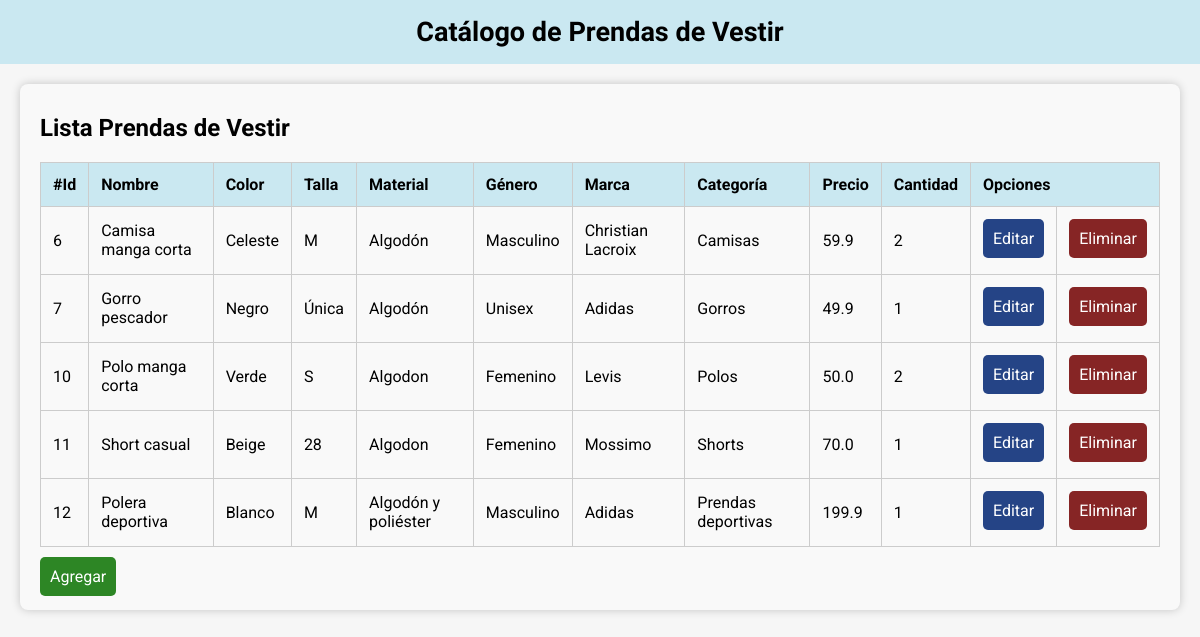
The page / on the database its author committed.
### app/models.py (models this page shows)
class Prenda(models.Model):
    nombre = models.CharField(max_length=50)
    color = models.CharField(max_length=20)
    talla = models.CharField(max_length=20)
    material = models.CharField(max_length=20)
    genero = models.CharField(max_length=20)
    marca = models.CharField(max_length=50)
    categoria = models.CharField(max_length=50)
    precio = models.FloatField()
    cantidad = models.IntegerField()
    class Meta:
        db_table = "prenda"

### app/views.py (the view)
# urls.py: path('', views.listar, name='listar'),
def listar(request):
    prendas = Prenda.objects.all()
    contexto = {'prendas': prendas}
    return render(request, 'listar.html', contexto)

### app/templates/listar.html (shortened to what this page needs)
{% extends 'index.html' %}
{% block principal %}
<div class="prenda-container">
    <h2>Lista Prendas de Vestir</h2>
    <table class="prenda-table">
        <thead>
            <tr>
                <td>#Id</td>
                <td>Nombre</td>
                <td>Color</td>
                <td>Talla</td>
                <td>Material</td>
                <td>Género</td>
                <td>Marca</td>
                <td>Categoría</td>
                <td>Precio</td>
                <td>Cantidad</td>
                <th colspan="2">Opciones</th>
            </tr>
        </thead>
        <tbody>
            {% for prenda in prendas %}
                <tr>
                    <td>{{ prenda.id }}</td>
                    <td>{{ prenda.nombre }}</td>
                    <td>{{ prenda.color }}</td>
                    <td>{{ prenda.talla }}</td>
                    <td>{{ prenda.material }}</td>
                    <td>{{ prenda.genero }}</td>
                    <td>{{ prenda.marca }}</td>
                    <td>{{ prenda.categoria }}</td>
                    <td>{{ prenda.precio }}</td>
                    <td>{{ prenda.cantidad }}</td>
                    <td><a href="editar/{{ prenda.id }}" class="btn btn-editar">Editar</a></td>
                    <td><a href="eliminar/{{ prenda.id }}" onclick="return confirm('¿Está seguro que quiere eliminar esta prenda de vestir?')"
                            class="btn btn-eliminar">Eliminar</a></td>
                </tr>
            {% endfor %}
        </tbody>
    </table>
    <a href="{% url 'agregar' %}" class="btn btn-agregar">Agregar</a>
</div>
{% endblock %}

### app/templates/index.html (shortened to what this page needs)
{% load static %}
<!DOCTYPE html>
<html lang="en">
<head>
    <link rel="stylesheet" href="{% static '/styles/style.css' %}">
</head>
<body>
    <nav>
        <h1>Catálogo de Prendas de Vestir</h1>
    </nav>
    <div class="container">
        {% block principal %}
        {% endblock %}
    </div>
</body>
</html>

### app/static/styles/style.css (style rules this page uses)
body { margin: 0px; background-color: #f6f6f6; }
nav { display: flex; align-items: center; justify-content: center; background-color: rgb(202, 232, 241); height: 4rem; width: 100%; font-family: "Lemon", serif; font-size: 18px; }
nav h1 { text-align: center; margin: 0px; }
.container { display: flex; justify-content: center; font-family: "Roboto", sans-serif; }
.prenda-container { margin: 20px; padding: 10px 20px; background-color: #f9f9f9; border-radius: 8px; box-shadow: 0 0 10px rgba(0, 0, 0, 0.2); }
.prenda-table { width: 100%; border-collapse: collapse; }
.prenda-table th, .prenda-table td { padding: 12px; text-align: left; border: 1px solid #ccc; }
.prenda-table thead tr td, .prenda-table th { font-weight: 700; background-color: rgb(202, 232, 241); }
.btn { padding: 10px; color: #fff; border-radius: 5px; text-decoration: none; display: inline-block; position: relative; border-radius: 5px; background-repeat: no-repeat; transition: all 0.1s ease-in-out; z-index: 1; overflow: hidden; cursor: pointer; border: none; }
.btn::before { content: ""; width: 0; height: 100%; position: absolute; top: 0; left: 0; z-index: -1; transition: width 200ms ease-in-out; display: inline-block; }
.btn-editar::before { background-color: #215bd8; }
.btn-eliminar::before { background-color: #d82121; }
.btn-agregar::before { background-color: #4cd821; }
.btn-editar { background-color: #254486; }
.btn-eliminar { background-color: #862525; }
.btn-agregar { margin-top: 10px; background-color: #2d8625; }

### rows shown on the page
Prenda: id "6", nombre "Camisa manga corta", color "Celeste", talla "M", material "Algodón", genero "Masculino", marca "Christian Lacroix", categoria "Camisas", precio "59.9", cantidad "2"
Prenda: id "7", nombre "Gorro pescador", color "Negro", talla "Única", material "Algodón", genero "Unisex", marca "Adidas", categoria "Gorros", precio "49.9", cantidad "1"
Prenda: id "10", nombre "Polo manga corta", color "Verde", talla "S", material "Algodon", genero "Femenino", marca "Levis", categoria "Polos", precio "50.0", cantidad "2"
Prenda: id "11", nombre "Short casual", color "Beige", talla "28", material "Algodon", genero "Femenino", marca "Mossimo", categoria "Shorts", precio "70.0", cantidad "1"
Prenda: id "12", nombre "Polera deportiva", color "Blanco", talla "M", material "Algodón y poliéster", genero "Masculino", marca "Adidas", categoria "Prendas deportivas", precio "199.9", cantidad "1"
